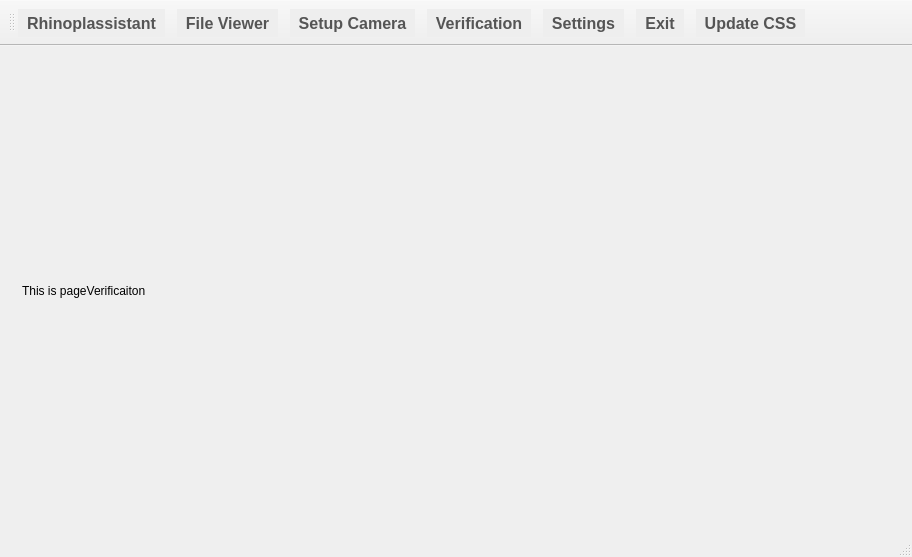
<?xml version="1.0" encoding="UTF-8"?>
<ui version="4.0">
 <class>MainWindow</class>
 <widget class="QMainWindow" name="MainWindow">
  <property name="geometry">
   <rect>
    <x>0</x>
    <y>0</y>
    <width>912</width>
    <height>557</height>
   </rect>
  </property>
  <property name="sizePolicy">
   <sizepolicy hsizetype="Fixed" vsizetype="Maximum">
    <horstretch>0</horstretch>
    <verstretch>0</verstretch>
   </sizepolicy>
  </property>
  <property name="minimumSize">
   <size>
    <width>500</width>
    <height>0</height>
   </size>
  </property>
  <property name="maximumSize">
   <size>
    <width>16777215</width>
    <height>16777215</height>
   </size>
  </property>
  <property name="windowTitle">
   <string>MainWindow</string>
  </property>
  <property name="styleSheet">
   <string notr="true">colors-light {
header: #FFFFFF; /**/
menu-top: #FAFAFA; /**/
menu-left: #EEEEEE; /**/
menu-hover: #E1E1E1; /**/
menu-hover-left-border: #616161; /**/
menu-text-select: #C53929; /**/
text: #555555 /*For QToolButton inactive*/
}

QToolBar {
    background:#EEEEEE;
    spacing: 12px; /* spacing between items in the tool bar */
	padding: 9px 9px 9px 9px;
 }

QToolBar::handle {
    image: url(handle.png);
 }

QToolButton {
	background: #EEEEEE;

	border-width: 3px;
	border-color: #616161;
	border-style: transparent;

	color: #555555;
	font-family: &quot;Garamond&quot;,Arial,Times;
	font-size: 16px;
	font-weight: bold;

	margin: 0px;
	padding: 0px;
}

QToolButton:hover {
	background: #E1E1E1;
	border-bottom-style: solid;

}</string>
  </property>
  <widget class="QWidget" name="centralWidget">
   <layout class="QVBoxLayout" name="verticalLayout_5">
    <item>
     <widget class="QStackedWidget" name="stackedCentral">
      <property name="sizePolicy">
       <sizepolicy hsizetype="Expanding" vsizetype="Expanding">
        <horstretch>0</horstretch>
        <verstretch>0</verstretch>
       </sizepolicy>
      </property>
      <property name="autoFillBackground">
       <bool>true</bool>
      </property>
      <property name="currentIndex">
       <number>2</number>
      </property>
      <widget class="QWidget" name="pageFileViewer">
       <layout class="QVBoxLayout" name="verticalLayout_2">
        <item>
         <widget class="QTabWidget" name="tabFileViewer">
          <widget class="QWidget" name="tab1">
           <attribute name="title">
            <string>Tab 1</string>
           </attribute>
          </widget>
          <widget class="QWidget" name="tab2">
           <attribute name="title">
            <string>Tab 2</string>
           </attribute>
          </widget>
         </widget>
        </item>
       </layout>
      </widget>
      <widget class="QWidget" name="pageSetupCamera">
       <property name="sizePolicy">
        <sizepolicy hsizetype="Expanding" vsizetype="Expanding">
         <horstretch>0</horstretch>
         <verstretch>0</verstretch>
        </sizepolicy>
       </property>
       <layout class="QVBoxLayout" name="verticalLayout_3">
        <item>
         <widget class="QLabel" name="lblSetupCamera">
          <property name="autoFillBackground">
           <bool>true</bool>
          </property>
          <property name="text">
           <string>this is the pageSetupCamera</string>
          </property>
         </widget>
        </item>
       </layout>
      </widget>
      <widget class="QWidget" name="pageVerification">
       <property name="sizePolicy">
        <sizepolicy hsizetype="Expanding" vsizetype="Expanding">
         <horstretch>0</horstretch>
         <verstretch>0</verstretch>
        </sizepolicy>
       </property>
       <layout class="QVBoxLayout" name="verticalLayout">
        <item>
         <widget class="QLabel" name="lblVerification">
          <property name="sizePolicy">
           <sizepolicy hsizetype="MinimumExpanding" vsizetype="MinimumExpanding">
            <horstretch>0</horstretch>
            <verstretch>0</verstretch>
           </sizepolicy>
          </property>
          <property name="autoFillBackground">
           <bool>true</bool>
          </property>
          <property name="text">
           <string>This is pageVerificaiton</string>
          </property>
         </widget>
        </item>
       </layout>
      </widget>
      <widget class="QWidget" name="pageSettings">
       <layout class="QVBoxLayout" name="verticalLayout_4">
        <item>
         <widget class="QLabel" name="lblSettings">
          <property name="text">
           <string>this is pageSettings</string>
          </property>
         </widget>
        </item>
       </layout>
      </widget>
     </widget>
    </item>
   </layout>
  </widget>
  <widget class="QToolBar" name="mainToolBar">
   <property name="sizePolicy">
    <sizepolicy hsizetype="Minimum" vsizetype="Minimum">
     <horstretch>0</horstretch>
     <verstretch>0</verstretch>
    </sizepolicy>
   </property>
   <property name="maximumSize">
    <size>
     <width>16777215</width>
     <height>16777215</height>
    </size>
   </property>
   <property name="windowTitle">
    <string>This is windowTitle</string>
   </property>
   <property name="movable">
    <bool>true</bool>
   </property>
   <property name="iconSize">
    <size>
     <width>32</width>
     <height>32</height>
    </size>
   </property>
   <property name="toolButtonStyle">
    <enum>Qt::ToolButtonTextBesideIcon</enum>
   </property>
   <attribute name="toolBarArea">
    <enum>TopToolBarArea</enum>
   </attribute>
   <attribute name="toolBarBreak">
    <bool>false</bool>
   </attribute>
   <addaction name="actionLogo"/>
   <addaction name="actionFile_Viewer"/>
   <addaction name="actionSetup_Camera"/>
   <addaction name="actionVerification"/>
   <addaction name="actionSettings"/>
   <addaction name="actionExit"/>
   <addaction name="actionUpdate_CSS"/>
  </widget>
  <widget class="QStatusBar" name="statusBar"/>
  <action name="actionFile_Viewer">
   <property name="checkable">
    <bool>true</bool>
   </property>
   <property name="checked">
    <bool>true</bool>
   </property>
   <property name="icon">
    <iconset>
     <normalon>:/icons/icons/appbar.cabinet.files.variant.png</normalon>
    </iconset>
   </property>
   <property name="text">
    <string>File Viewer</string>
   </property>
  </action>
  <action name="actionSetup_Camera">
   <property name="icon">
    <iconset>
     <normalon>:/icons/icons/appbar.camera.png</normalon>
    </iconset>
   </property>
   <property name="text">
    <string>Setup Camera</string>
   </property>
  </action>
  <action name="actionVerification">
   <property name="icon">
    <iconset>
     <normalon>:/icons/icons/appbar.checkmark.thick.png</normalon>
    </iconset>
   </property>
   <property name="text">
    <string>Verification</string>
   </property>
  </action>
  <action name="actionSettings">
   <property name="icon">
    <iconset>
     <normalon>:/icons/icons/appbar.cog.png</normalon>
    </iconset>
   </property>
   <property name="text">
    <string>Settings</string>
   </property>
  </action>
  <action name="actionExit">
   <property name="icon">
    <iconset>
     <normalon>:/icons/icons/appbar.app.remove.png</normalon>
    </iconset>
   </property>
   <property name="text">
    <string>Exit</string>
   </property>
  </action>
  <action name="actionLogo">
   <property name="checkable">
    <bool>true</bool>
   </property>
   <property name="checked">
    <bool>false</bool>
   </property>
   <property name="text">
    <string>Rhinoplassistant</string>
   </property>
  </action>
  <action name="actionUpdate_CSS">
   <property name="text">
    <string>Update CSS</string>
   </property>
  </action>
 </widget>
 <layoutdefault spacing="6" margin="11"/>
 <resources/>
 <connections/>
</ui>
